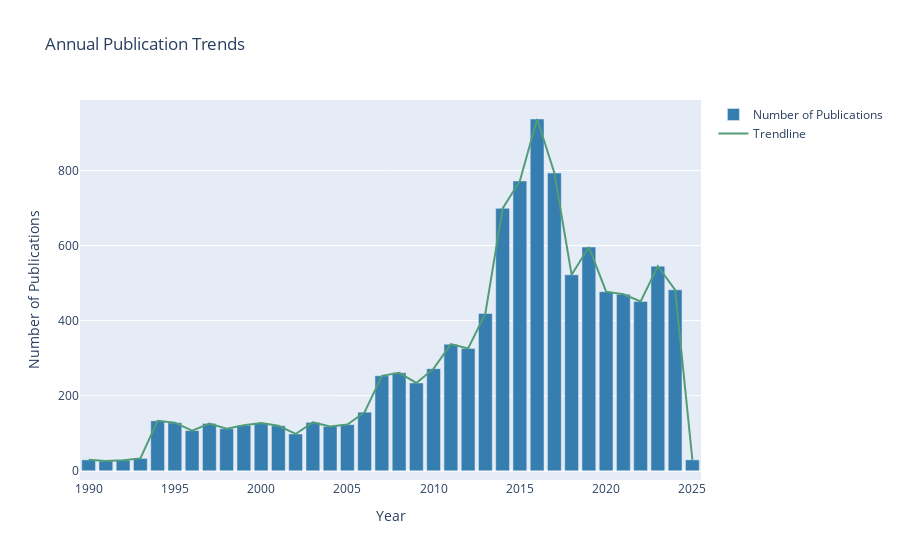

The notebook cell saved with this chart:
### Code cell
fig1 = go.Figure()

fig1.add_trace(
    go.Bar(x=yearly_pub['Publication Year'], y=yearly_pub['Number of Pubs'], marker_color = '#367DB0', name='Number of Publications')
    )


fig1.add_trace(
    go.Scatter(x=yearly_pub['Publication Year'], y=yearly_pub['Number of Pubs'],
                         mode='lines', line=dict(color='#519D78'), name='Trendline')
                         )

fig1.update_layout(
    title='Annual Publication Trends',
    xaxis_title='Year',
    yaxis_title='Number of Publications',
)


fig1.show()

### Figure 1 — Plotly figure (JSON) as saved in the notebook; plotly's stock layout.template omitted (floating-point values rounded to 4 significant figures)
{"data": [{"marker": {"color": "#367DB0"}, "name": "Number of Publications", "type": "bar", "x": [1990, 1991, 1992, 1993, 1994, 1995, 1996, 1997, 1998, 1999, 2000, 2001, 2002, 2003, 2004, 2005, 2006, 2007, 2008, 2009, 2010, 2011, 2012, 2013, 2014, 2015, 2016, 2017, 2018, 2019, 2020, 2021, 2022, 2023, 2024, 2025], "y": [29, 26, 28, 33, 133, 128, 107, 126, 112, 121, 127, 120, 98, 129, 118, 123, 156, 253, 261, 234, 272, 337, 326, 419, 699, 772, 937, 793, 522, 596, 477, 470, 451, 545, 482, 29]}, {"line": {"color": "#519D78"}, "mode": "lines", "name": "Trendline", "type": "scatter", "x": [1990, 1991, 1992, 1993, 1994, 1995, 1996, 1997, 1998, 1999, 2000, 2001, 2002, 2003, 2004, 2005, 2006, 2007, 2008, 2009, 2010, 2011, 2012, 2013, 2014, 2015, 2016, 2017, 2018, 2019, 2020, 2021, 2022, 2023, 2024, 2025], "y": [29, 26, 28, 33, 133, 128, 107, 126, 112, 121, 127, 120, 98, 129, 118, 123, 156, 253, 261, 234, 272, 337, 326, 419, 699, 772, 937, 793, 522, 596, 477, 470, 451, 545, 482, 29]}], "layout": {"title": {"text": "Annual Publication Trends"}, "xaxis": {"title": {"text": "Year"}}, "yaxis": {"title": {"text": "Number of Publications"}}}}
